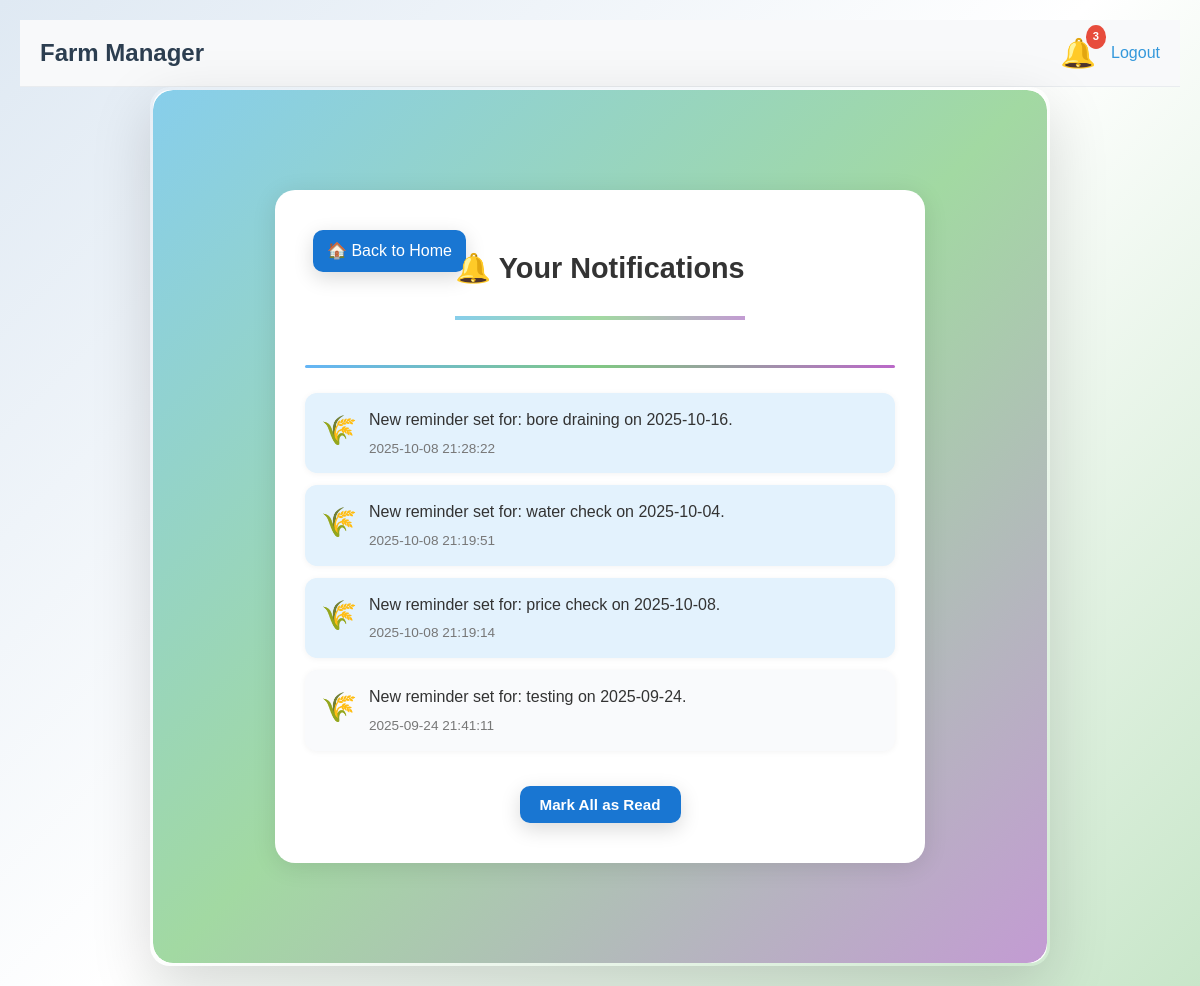
The page /notifications_page (signed in) on the database its author committed.
### tables this page shows
CREATE TABLE notifications (id INTEGER PRIMARY KEY, user_id INTEGER, message TEXT, type TEXT, created_at TEXT, is_read INTEGER DEFAULT 0);

### app.py (the view)
@app.route('/notifications_page')
def notifications_page():
    if 'user_id' not in session:
        return redirect(url_for('login'))
    user_id = session['user_id']
    conn = sqlite3.connect('notes.db')
    c = conn.cursor()
    c.execute('SELECT id, message, type, created_at, is_read FROM notifications WHERE user_id=? ORDER BY created_at DESC', (user_id,))
    notifications = c.fetchall()
    conn.close()
    notifications_list = []
    for notif in notifications:
        notifications_list.append({
            'id': notif[0],
            'message': notif[1],
            'type': notif[2],
            'created_at': notif[3],
            'is_read': bool(notif[4])
        })
    return render_template('notifications.html', notifications=notifications_list)

### templates/notifications.html (shortened to what this page needs)
{% extends "base.html" %}
{% block content %}
<div class="container">
  <div class="content">
    <div class="notification-box">
      <div class="notification-header">
        <a href="{{ url_for('home') }}" class="btn btn-secondary back-home">🏠 Back to Home</a>
        <h2>🔔 Your Notifications</h2>
      </div>
      <hr class="divider">
      <div class="notification-list-container">
        <ul id="notification-page-list">
          {% if notifications %}
            {% for notif in notifications %}
              <li class="notification-item {% if not notif.is_read %}unread{% endif %}">
                <span class="notification-type-icon">
                  {% if notif.type == 'weather' %}🌦️
                  {% elif notif.type == 'alert' %}🚨
                  {% elif notif.type == 'farming' %}🌾
                  {% elif notif.type == 'scheme' %}📢
                  {% else %}💬
                  {% endif %}
                </span>
                <div class="notification-content">
                  <div class="notification-message">{{ notif.message }}</div>
                  <div class="notification-time">{{ notif.created_at }}</div>
                </div>
              </li>
            {% endfor %}
          {% endif %}
        </ul>
        <div class="bulk-actions">
          <button id="mark-all-read-btn-page" class="btn btn-primary">Mark All as Read</button>
        </div>
      </div>
    </div>
  </div>
</div>
{% endblock %}

### static/styles.css (style rules this page uses)
* { margin: 0; padding: 0; box-sizing: border-box; }
body { font-family: 'Segoe UI', Tahoma, Geneva, Verdana, sans-serif; background: linear-gradient(135deg, #f0fff0 0%, #e0ffe0 100%); min-height: 100vh; padding: 20px; color: #003300; line-height: 1.6; position: relative; overflow-x: hidden; }
body::before { content: ''; position: fixed; top: 0; left: 0; width: 100%; height: 100%; pointer-events: none; z-index: -1; }
.container { max-width: 900px; margin: 0 auto; background: rgba(255, 255, 255, 0.95); border-radius: 20px; box-shadow: 0 20px 60px rgba(0, 0, 0, 0.15); backdrop-filter: blur(15px); overflow: hidden; border: 3px solid transparent; background-clip: padding-box; position: relative; }
.container::before { content: ''; position: absolute; top: 0; left: 0; right: 0; bottom: 0; border-radius: 20px; padding: 3px; background: linear-gradient(135deg, #87ceeb, #a2d9a2, #c39bd3); -webkit-mask: linear-gradient(#fff 0 0) content-box, linear-gradient(#fff 0 0); -webkit-mask-composite: exclude; z-index: -1; }
h1, h2, h3 { color: #004d00; margin-bottom: 20px; text-align: center; font-weight: 600; }
h2 { font-size: 2.2em; color: #2e8b57; padding: 25px 0; border-bottom: 4px solid; border-image: linear-gradient(90deg, #87ceeb, #a2d9a2, #c39bd3) 1; margin-bottom: 30px; position: relative; }
.content { padding: 50px; }
button, .btn { display: inline-block; padding: 15px 35px; margin: 10px 8px; border: none; border-radius: 12px; font-size: 16px; font-weight: 600; text-decoration: none; text-align: center; cursor: pointer; transition: all 0.3s ease; box-shadow: 0 6px 20px rgba(0, 0, 0, 0.15); min-width: 140px; position: relative; overflow: hidden; }
.btn::before { content: ''; position: absolute; top: 0; left: -100%; width: 100%; height: 100%; background: linear-gradient(90deg, transparent, rgba(255,255,255,0.3), transparent); transition: left 0.5s; }
.btn-primary, button[type="submit"] { background: linear-gradient(135deg, #3498db, #2980b9); color: white; }

### templates/base.html (style rules this page uses)
.notification-content { flex-grow: 1; }
.notification-message { font-size: 0.95em; color: #34495e; margin-bottom: 5px; }
.notification-time { font-size: 0.8em; color: #7f8c8d; }
.notification-type-icon { font-size: 1.2em; margin-right: 10px; flex-shrink: 0; }

### templates/notifications.html (style rules this page uses)
body { background: linear-gradient(135deg, #dfe9f3, #ffffff, #c8e6c9); font-family: "Poppins", sans-serif; }
.notification-box { background: #fff; border-radius: 20px; box-shadow: 0 4px 25px rgba(0,0,0,0.1); padding: 30px; margin: 50px auto; max-width: 650px; position: relative; }
.notification-header { display: flex; align-items: center; justify-content: center; position: relative; }
.notification-header h2 { font-size: 1.8em; font-weight: 600; color: #333; }
.divider { border: none; height: 3px; margin: 15px 0 25px; border-radius: 10px; background: linear-gradient(90deg, #64b5f6, #81c784, #ba68c8); }
.back-home { position: absolute; left: 0; top: 0; background: #1976d2; color: #fff; padding: 8px 14px; border-radius: 10px; text-decoration: none; font-weight: 500; transition: 0.3s; }
#notification-page-list { list-style: none; padding: 0; margin: 0; }
.notification-item { background: #f9fafc; padding: 14px 16px; border-radius: 12px; display: flex; align-items: flex-start; margin-bottom: 12px; box-shadow: 0 1px 6px rgba(0,0,0,0.05); transition: all 0.3s ease; }
.notification-item.unread { background: #e3f2fd; }
.notification-type-icon { font-size: 1.8em; margin-right: 12px; }
.notification-content { flex-grow: 1; }
.notification-message { font-size: 1em; color: #333; margin-bottom: 5px; font-weight: 500; }
.notification-time { font-size: 0.85em; color: #777; }
.bulk-actions { text-align: center; margin-top: 25px; }
.btn-primary { background: #1976d2; color: white; border: none; border-radius: 10px; padding: 10px 20px; font-size: 0.95em; transition: all 0.3s; }

### rows shown on the page
notifications: message "New reminder set for: bore draining on 2025-10-16.", created_at "2025-10-08 21:28:22"
notifications: message "New reminder set for: water check on 2025-10-04.", created_at "2025-10-08 21:19:51"
notifications: message "New reminder set for: price check on 2025-10-08.", created_at "2025-10-08 21:19:14"
notifications: message "New reminder set for: testing on 2025-09-24.", created_at "2025-09-24 21:41:11"
